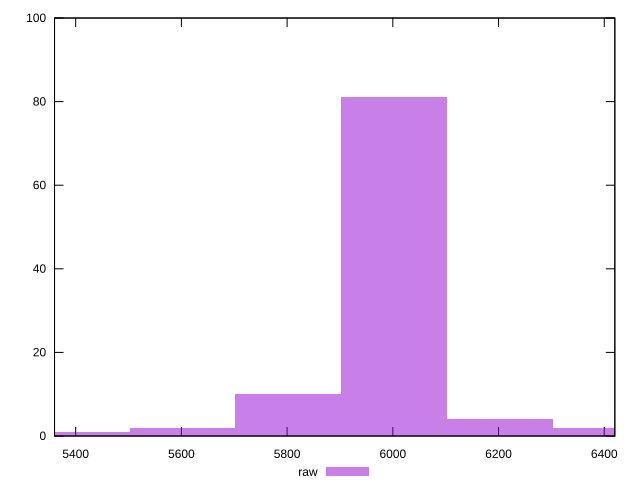

Write the gnuplot code that produced this figure.
reset

$raw <<EOF
5401.994369523603 1
6002.215966137337 81
5802.142100599426 10
5602.068235061515 2
6402.36369721316 2
6202.289831675249 4
EOF

set key outside below
set boxwidth 200.07386553791125
set xrange [5360:6420]
set yrange [0:100]
set trange [0:100]
set style fill transparent solid 0.5 noborder
set terminal svg size 640, 490 enhanced background rgb 'white'
set output "report_00018_2021-02-10T15-25-16.877Z/unused-javascript/samples/pages+cached/raw/histogram.svg"

plot $raw title "raw" with boxes

reset
